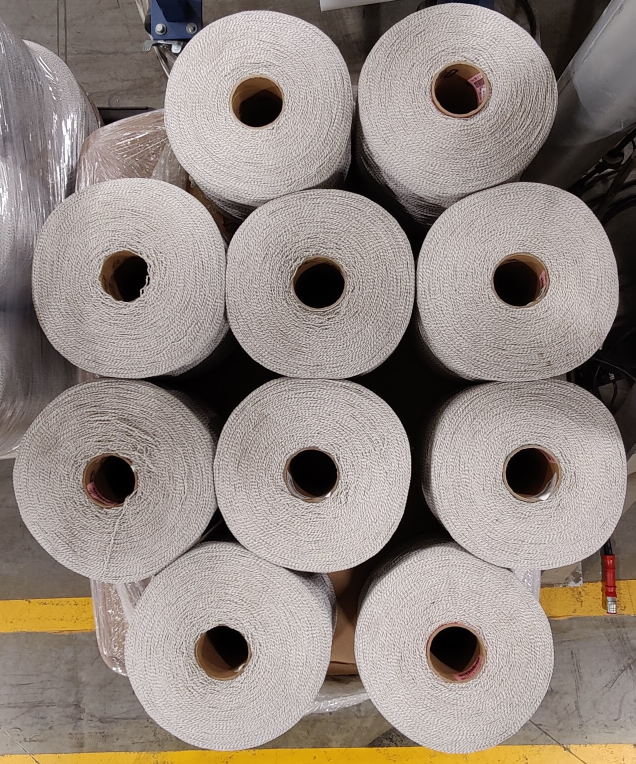
#> input picture cone3.jpg, 1271 x 1528 px (shown at 1/2 size)
$ python threshold_test.py
#> lines starting #> are read from the running program, lines starting #| are printed output that depends on the picture; after the words box and inside, x2 and y2 are one past the last pixel; in counts of white or black regions, pixels touching at a corner belong together
import numpy as np
import cv2 as cv
from matplotlib import pyplot as plt

image = cv.imread("cone3.jpg")
#> image is the input picture: shape (1528, 1271, 3); mean B, G, R 130.3, 136.8, 147.6
cv.imwrite("test0.png", image)
gray = cv.cvtColor(image, cv.COLOR_BGR2GRAY)
# thresh = cv.threshold(gray, 0, 255, cv.THRESH_BINARY | cv.THRESH_OTSU)[1]           # black and white inverted
ret, thresh = cv.threshold(gray, 0, 255, cv.THRESH_BINARY_INV + cv.THRESH_OTSU)   # black and white
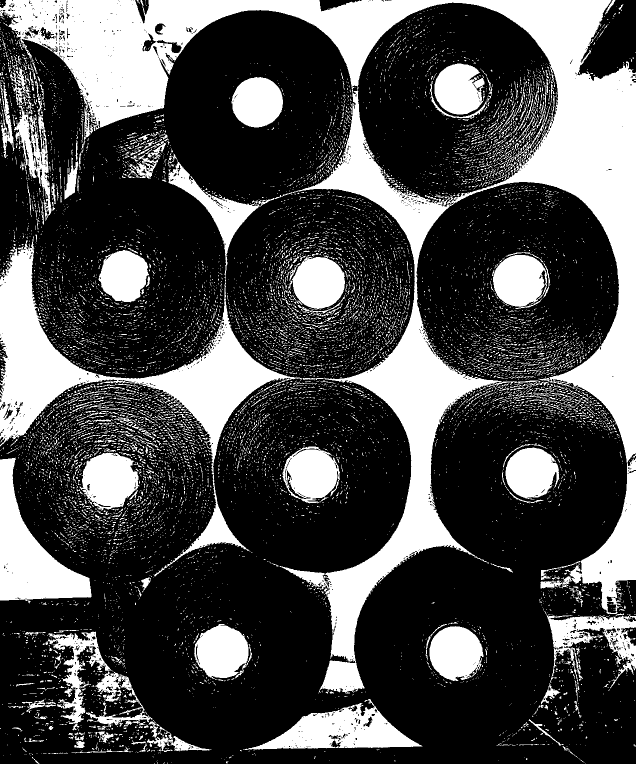
#> thresh: shape (1528, 1271) (shown at 1/2 size); 30.1% white; 12386 white regions (11728 under 20 px), largest, box (x1, y1, x2, y2) and area: (0, 0, 1271, 1387) 352103, (0, 915, 183, 1207) 22384, (486, 1398, 845, 1500) 16157
#> ret = 116
cv.imwrite("test1.png", thresh)

# noise removal
kernel = np.ones((3, 3), np.uint8)
opening = cv.morphologyEx(thresh, cv.MORPH_OPEN, kernel, iterations=2)
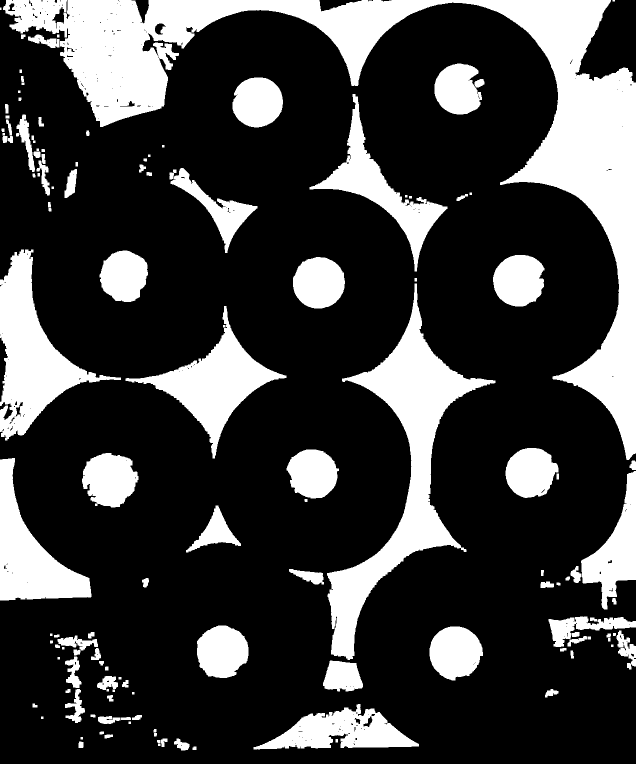
#> opening: shape (1528, 1271) (shown at 1/2 size); 24.5% white; 132 white regions (2 under 20 px), largest, box (x1, y1, x2, y2) and area: (6, 0, 1271, 920) 174448, (654, 567, 991, 1320) 56261, (0, 499, 242, 881) 32203
cv.imwrite("test2.png", opening)

# sure background area
sure_bg = cv.dilate(opening, kernel, iterations=3)
#> sure_bg: shape (1528, 1271); 28.7% white; 49 white regions, largest, box (x1, y1, x2, y2) and area: (0, 0, 1271, 1222) 207424, (643, 553, 994, 1386) 69260, (0, 496, 245, 884) 36442

# finding sure foreground area
dist_transform = cv.distanceTransform(opening, cv.DIST_L2, 5)
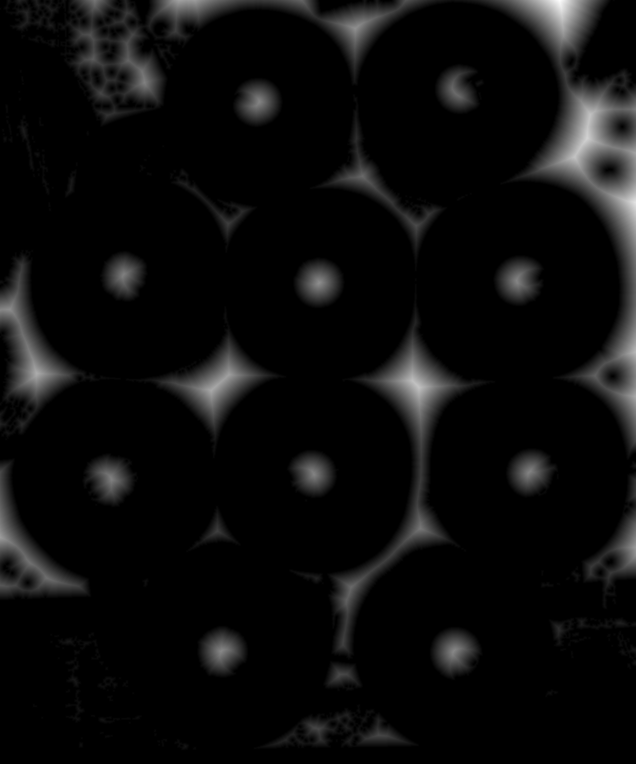
#> dist_transform: shape (1528, 1271) float32 (shown at 1/2 size); min 0, max 89.69, mean 4.2; drawn with min black and max white
ret, sure_fg = cv.threshold(dist_transform, 0.7 * dist_transform.max(), 255, 0)
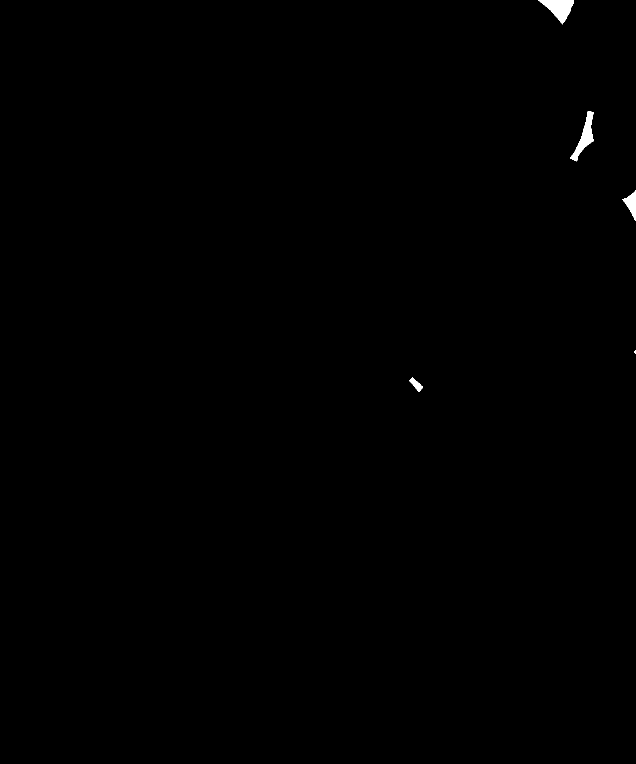
#> sure_fg: shape (1528, 1271) float32 (shown at 1/2 size); 0.23% white; 5 white regions (1 under 20 px), largest, box (x1, y1, x2, y2) and area: (1076, 0, 1148, 49) 1749, (1140, 222, 1188, 323) 1573, (1244, 381, 1271, 441) 713, (818, 754, 846, 784) 335
#> ret = 62.78

# finding unknown region
sure_fg = np.uint8(sure_fg)
unknown = cv.subtract(sure_bg, sure_fg)
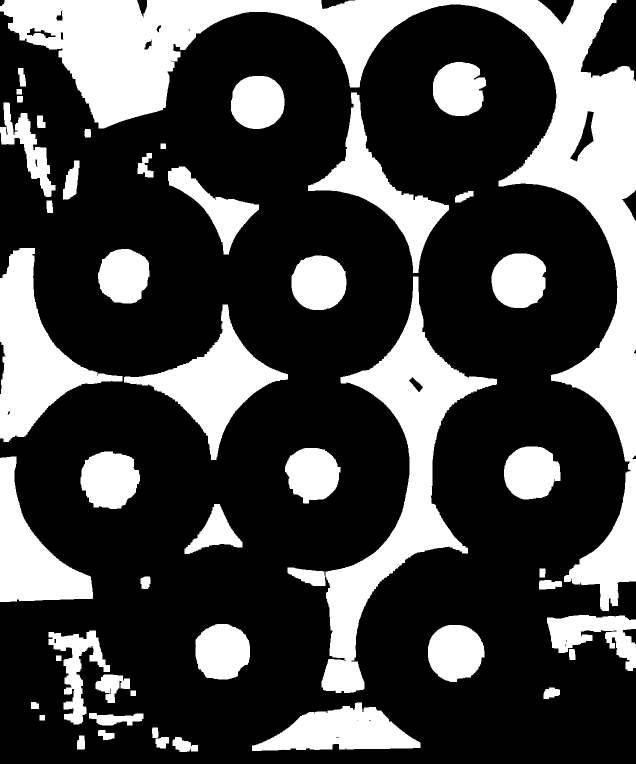
#> unknown: shape (1528, 1271) (shown at 1/2 size); 28.5% white; 49 white regions
cv.imwrite("test3.png", unknown)

contours, hierarchies = cv.findContours(unknown, cv.RETR_LIST, cv.CHAIN_APPROX_SIMPLE)
#> contours = 67 contours, 8 with area under 20; largest, box (x1, y1, x2, y2) and area: (0, 0, 1271, 1222) 202758, (643, 553, 994, 1386) 68069, (0, 496, 245, 884) 35904, (248, 609, 576, 920) 28300, (0, 913, 186, 1204) 23954
blank = np.zeros(unknown.shape[:2], dtype='uint8')
cv.drawContours(blank, contours, -1, (255, 0, 0), 1)
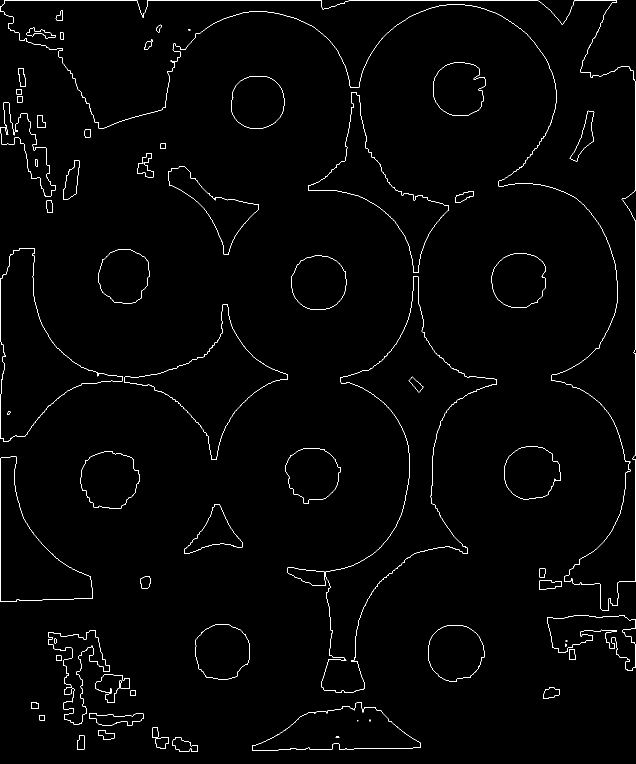
#> blank: shape (1528, 1271) (shown at 1/2 size); 1.2% white in thin lines or dots
cv.imwrite("test4.png", blank)

for i in contours:
    M = cv.moments(i)
    if M['m00'] != 0:
        cx = int(M['m10']/M['m00'])
        cy = int(M['m01']/M['m00'])
        cv.drawContours(image, [i], -1, (0, 255, 0), 2)
        cv.circle(image, (cx, cy), 7, (0, 0, 255), -1)
        cv.putText(image, "center", (cx - 20, cy - 20), cv.FONT_HERSHEY_SIMPLEX, 0.5, (255, 146, 215), 2)
#> this loop made 67 passes
#> (i, cx, cy) on passes 7, 9, 13, 16, 48, 55: ([[714, 1441], [715, 1440], [716, 1441], [715, 1442]], 715, 1441), ([[79, 1430], [79, 1440], [89, 1440], [89, 1430]], 84, 1435), ([[261, 1381], [261, 1391], [271, 1391], [271, 1381]], 266, 1386), ([[112, 1311], [112, 1321], [122, 1321], [122, 1311]], 117, 1316), ([[321, 287], [321, 297], [331, 297], [331, 287]], 326, 292), ([[33, 178], [33, 188], [43, 188], [43, 178]], 38, 183)
#> (cx, cy) on passes 1 to 6: (674, 1474), (367, 1490), (323, 1484), (161, 1485), (211, 1469), (310, 1465)
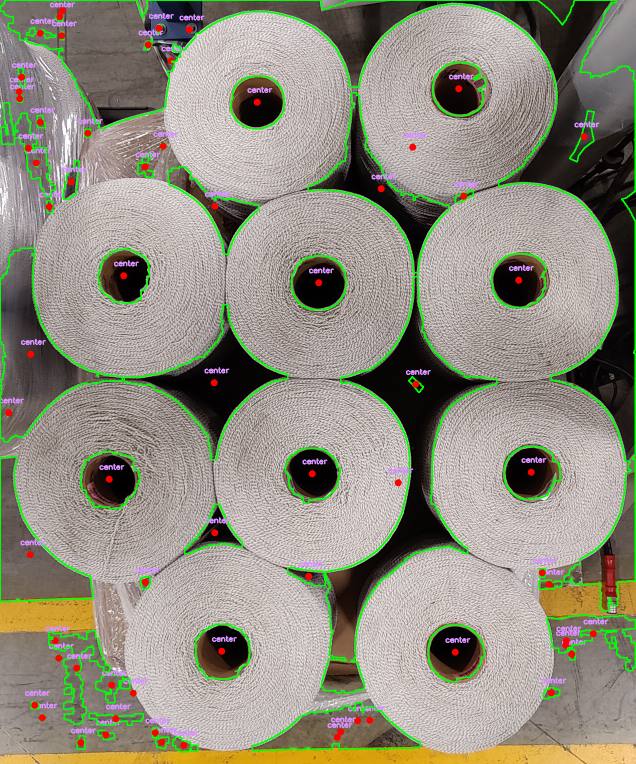
#> image: shape (1528, 1271, 3) (shown at 1/2 size); 5.39% of pixels changed, all inside (x1, y1, x2, y2) = (0, 0, 1271, 1505)
    # print(f"x: {cx} y: {cy}")

cv.imwrite("test5.png", image)
# cv.waitKey(0)
